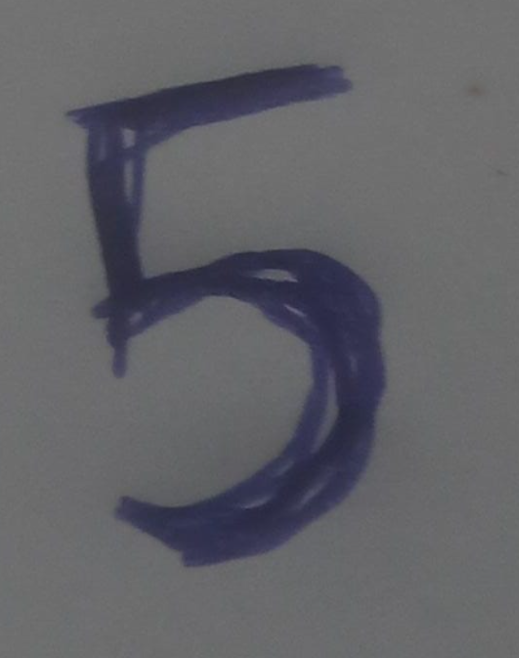
#> input picture src/my_digit_1.png, 519 x 658 px
$ python -i preprocess.py   (imports and definitions only)
#> lines starting #> are read from the running program, lines starting #| are printed output that depends on the picture; after the words box and inside, x2 and y2 are one past the last pixel; in counts of white or black regions, pixels touching at a corner belong together
from pathlib import Path

import cv2
import numpy as np

MODELS_DIR = Path(__file__).resolve().parent.parent / "models"
MNIST_MODEL_PATH = MODELS_DIR / "mnist_cnn.keras"
DEVANAGARI_MODEL_PATH = MODELS_DIR / "devanagari_cnn.keras"
MALAYALAM_MODEL_PATH = MODELS_DIR / "malayalam_cnn.keras"

# Pieces smaller than this fraction of the largest blob are treated as noise
MIN_PIECE_RATIO = 0.15
# Larger inputs are shrunk to this longest side before any processing
MAX_SIDE = 512

# How each training set framed its digits in 28x28:
# (box size in pixels, keep aspect ratio, centre by mass instead of by box).
# MNIST fits digits in 20x20 keeping their shape and centres by mass; the
# Devanagari scans stretch every digit to fill 28 of 32 pixels both ways
# (24 of 28 once resized), so a wide digit must be stretched to square too.
FRAMING = {
    "western": (20, True, True),
    "devanagari": (24, False, False),
    # Trained on this pipeline's own output (src/train_script.py). Malayalam
    # digits vary a lot in width (൦ vs ൬), so their shape is kept.
    "malayalam": (22, True, False),
}


def preprocess(image, script="western"):
    """Turn a photo of one digit (dark-on-light or light-on-dark) into the
    28x28 white-on-black tensor the given script's model was trained on.
    Returns (tensor, 28x28 uint8 image), or (None, None) if no digit is found."""
    gray = image if image.ndim == 2 else cv2.cvtColor(image, cv2.COLOR_BGR2GRAY)
    # Phone photos can be 4000px; the digit only needs to end up 28px
    scale = MAX_SIDE / max(gray.shape)
    if scale < 1:
        gray = cv2.resize(gray, None, fx=scale, fy=scale, interpolation=cv2.INTER_AREA)
    gray = cv2.GaussianBlur(gray, (5, 5), 0)

    # 1. Polarity: the border is background, and ink is whichever extreme sits
    #    furthest from it. Flip so the ink is always the dark part below.
    if _ink_is_light(gray):
        gray = 255 - gray

    # 2. Flatten lighting: estimate the paper (ink closed away) and divide it out,
    #    so shadows and folds don't survive thresholding. The window must be
    #    wider than the thickest stroke, or the stroke leaks into the estimate.
    k = max(15, (min(gray.shape) // 3) | 1)
    paper = cv2.morphologyEx(gray, cv2.MORPH_CLOSE,
                             cv2.getStructuringElement(cv2.MORPH_ELLIPSE, (k, k)))
    flat = cv2.divide(gray, paper, scale=255)

    # 3. Otsu picks the ink/paper cutoff from the image itself; INV makes ink white
    _, mask = cv2.threshold(flat, 0, 255, cv2.THRESH_BINARY_INV + cv2.THRESH_OTSU)
    mask = cv2.morphologyEx(mask, cv2.MORPH_OPEN, np.ones((3, 3), np.uint8))

    digit = _keep_digit(mask)
    if digit is None:
        return None, None
    final_img = _to_frame(digit, *FRAMING[script])
    tensor = np.expand_dims(final_img.astype("float32") / 255.0, axis=(0, -1))
    return tensor, final_img


def _ink_is_light(gray):
    paper = np.median(np.concatenate([gray[0], gray[-1], gray[:, 0], gray[:, -1]]))
    darkest, brightest = np.percentile(gray, [0.5, 99.5])
    return brightest - paper > paper - darkest


def _keep_digit(mask):
    """Keep the largest blob plus any sizeable pieces of the same digit
    (a 4 or a Devanagari numeral can be drawn in more than one stroke)."""
    count, labels, stats, _ = cv2.connectedComponentsWithStats(mask, connectivity=8)
    if count <= 1:
        return None
    h, w = mask.shape
    areas = stats[1:, cv2.CC_STAT_AREA]
    largest = areas.max()
    if largest < 0.0005 * h * w:
        return None
    keep = [i + 1 for i in range(areas.size) if areas[i] >= MIN_PIECE_RATIO * largest]
    digit = np.isin(labels, keep).astype(np.uint8) * 255
    x, y, bw, bh = cv2.boundingRect(cv2.findNonZero(digit))
    return digit[y:y+bh, x:x+bw]


def _to_frame(digit, box, keep_aspect, centre_by_mass):
    """Fit into a box x box square in the middle of a 28x28 frame."""
    h, w = digit.shape
    # Thin pen strokes vanish when shrunk; thicken them relative to digit size
    stroke = max(1, max(h, w) // 40)
    digit = cv2.dilate(digit, np.ones((stroke, stroke), np.uint8))
    if keep_aspect:
        scale = box / max(h, w)
        new_w, new_h = max(1, round(w * scale)), max(1, round(h * scale))
    else:
        new_w = new_h = box
    small = cv2.resize(digit, (new_w, new_h), interpolation=cv2.INTER_AREA)

    final_img = np.zeros((28, 28), dtype=np.uint8)
    ox, oy = (28 - new_w) // 2, (28 - new_h) // 2
    final_img[oy:oy+new_h, ox:ox+new_w] = small

    m = cv2.moments(final_img)
    if centre_by_mass and m["m00"] > 0:
        dx = round(14 - m["m10"] / m["m00"])
        dy = round(14 - m["m01"] / m["m00"])
        shift = np.float32([[1, 0, dx], [0, 1, dy]])
        final_img = cv2.warpAffine(final_img, shift, (28, 28))
    return final_img

>>> import cv2
>>> picture = cv2.imread('my_digit_1.png')
#> picture is the input picture: shape (658, 519, 3); mean B, G, R 103.5, 98.6, 98.3
>>> result = preprocess(picture)
#> in preprocess, `gray = image if image.ndim == 2 else cv2.cvtColor(image, cv2.COLOR_BGR..`:
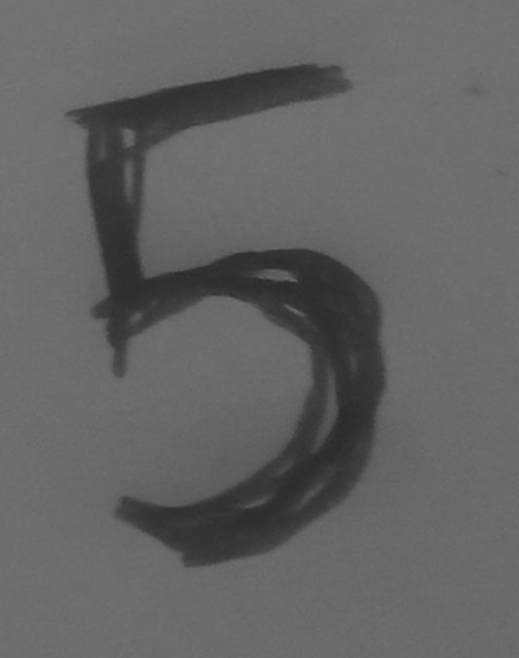
#> gray: shape (658, 519); min 40, max 119, mean 99.1
#> in _ink_is_light, `paper = np.median(np.concatenate([gray[0], gray[-1], gray[:, 0], gray[..`: paper = 110
#> in _ink_is_light, `darkest, brightest = np.percentile(gray, [0.5, 99.5])`: darkest = 47; brightest = 114
#> in preprocess, `k = max(15, (min(gray.shape) // 3) | 1)`: k = 135
#> in preprocess, `paper = cv2.morphologyEx(gray, cv2.MORPH_CLOSE, cv2.getStructuringElem..`:
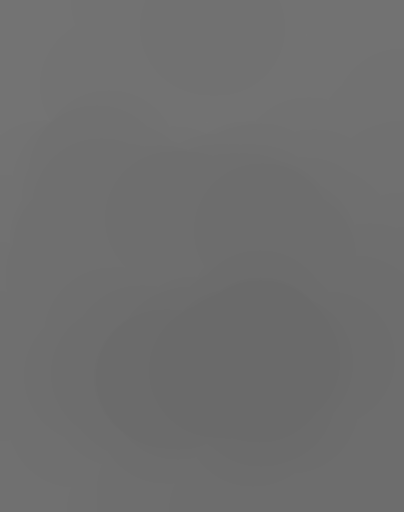
#> paper: shape (512, 404); min 106, max 116, mean 110.3
#> in preprocess, `flat = cv2.divide(gray, paper, scale=255)`:
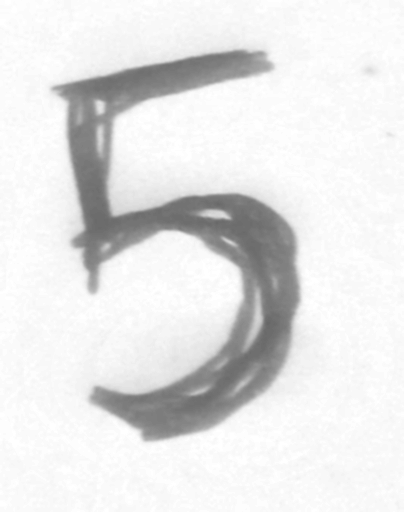
#> flat: shape (512, 404); min 103, max 255, mean 228.9
#> in preprocess, `_, mask = cv2.threshold(flat, 0, 255, cv2.THRESH_BINARY_INV + cv2.THRE..`:
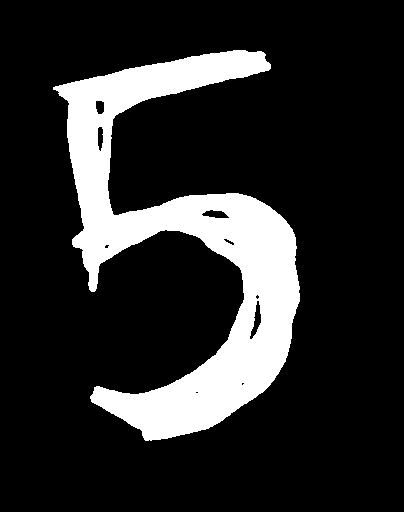
#> mask: shape (512, 404); 16.6% white; 1 white region, box (x1, y1, x2, y2) and area: (53, 50, 300, 441) 34373
#> in preprocess, `mask = cv2.morphologyEx(mask, cv2.MORPH_OPEN, np.ones((3, 3), np.uint8))`: mask: shape (512, 404); 16.6% white; 1 white region, box (x1, y1, x2, y2) and area: (53, 50, 300, 441) 34363
#> in _keep_digit, `count, labels, stats, _ = cv2.connectedComponentsWithStats(mask, conne..`: count = 2; stats = [[0, 0, 404, 512, 172485], [53, 50, 247, 391, 34363]]
#> in _keep_digit, `areas = stats[1:, cv2.CC_STAT_AREA]`: areas = [34363]
#> in _keep_digit, `largest = areas.max()`: largest = 34363
#> in _keep_digit, `keep = [i + 1 for i in range(areas.size) if areas[i] >= MIN_PIECE_RATI..`: keep = [1]
#> in _keep_digit, `x, y, bw, bh = cv2.boundingRect(cv2.findNonZero(digit))`: x = 53; y = 50; bw = 247; bh = 391
#> in _keep_digit, `return digit[y:y+bh, x:x+bw]`:
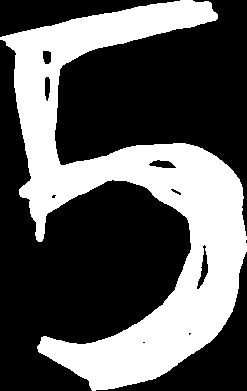
#> returned value: shape (391, 247); 35.6% white; 1 white region, box (x1, y1, x2, y2) and area: (0, 0, 247, 391) 34363
#> in _to_frame, `digit = cv2.dilate(digit, np.ones((stroke, stroke), np.uint8))`:
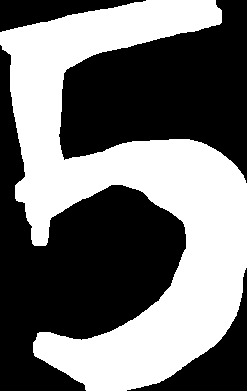
#> digit: shape (391, 247); 44.5% white; 1 white region, box (x1, y1, x2, y2) and area: (0, 0, 247, 391) 43000
#> in _to_frame, `m = cv2.moments(final_img)`: m = moments, m00 29518, centre m10/m00, m01/m00 = (13.39, 13.52)
#> in _to_frame, `dx = round(14 - m["m10"] / m["m00"])`: dx = 1
#> in _to_frame, `dy = round(14 - m["m01"] / m["m00"])`: dy = 0
#> in _to_frame, `shift = np.float32([[1, 0, dx], [0, 1, dy]])`: shift = [[1, 0, 1], [0, 1, 0]]
#> in _to_frame, `final_img = cv2.warpAffine(final_img, shift, (28, 28))`:
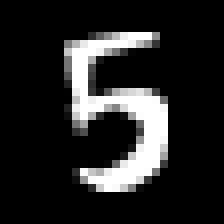
#> final_img: shape (28, 28) (shown 8 times larger); min 0, max 255, mean 37.7

$ run again, on src/my_digit_2.png
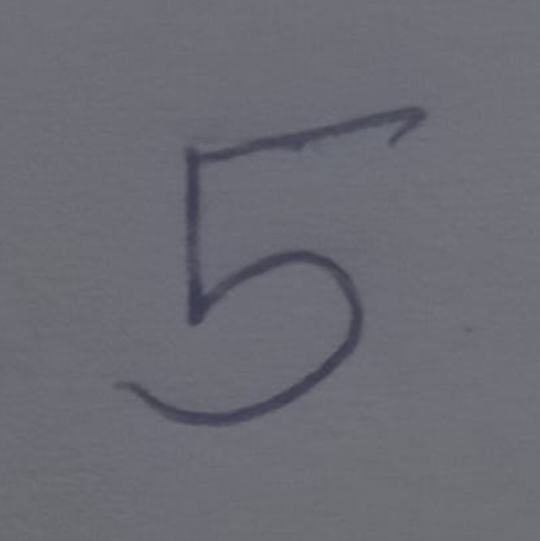
#> input picture src/my_digit_2.png, 540 x 541 px
#> picture is the input picture: shape (541, 540, 3); mean B, G, R 116.1, 107.8, 107.3
#> in _ink_is_light, `paper = np.median(np.concatenate([gray[0], gray[-1], gray[:, 0], gray[..`: paper = 111
#> darkest = 71; brightest = 114
#> k = 171
#> in preprocess, `_, mask = cv2.threshold(flat, 0, 255, cv2.THRESH_BINARY_INV + cv2.THRE..`:
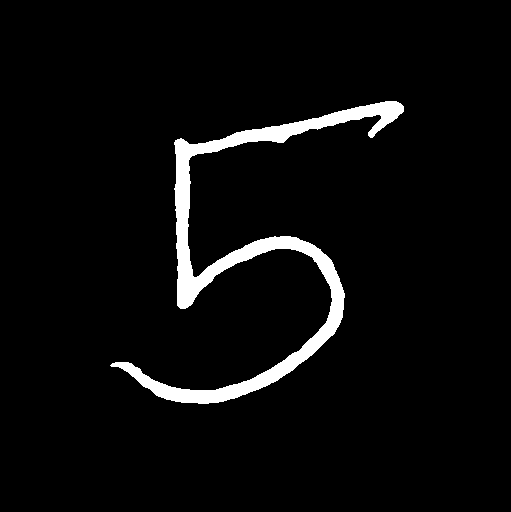
#> mask: shape (512, 511); 4.3% white; 1 white region, box (x1, y1, x2, y2) and area: (110, 101, 404, 404) 11288
#> labels: shape (512, 511) int32; values 0 (black) and 1 (white), 4.3% white; 1 white region, box (x1, y1, x2, y2) and area: (111, 101, 404, 404) 11278
#> count = 2; stats = [[0, 0, 511, 512, 250354], [111, 101, 293, 303, 11278]]
#> areas = [11278]
#> largest = 11278
#> keep = [1]
#> x = 111; y = 101; bw = 293; bh = 303
#> digit: shape (303, 293); 19.8% white; 1 white region, box (x1, y1, x2, y2) and area: (0, 0, 293, 303) 17584
#> m = moments, m00 19189, centre m10/m00, m01/m00 = (12.77, 13.51)
#> dx = 1
#> dy = 0
#> shift = [[1, 0, 1], [0, 1, 0]]
#> in _to_frame, `final_img = cv2.warpAffine(final_img, shift, (28, 28))`:
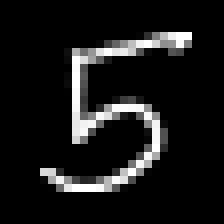
#> final_img: shape (28, 28) (shown 8 times larger); min 0, max 255, mean 24.5
